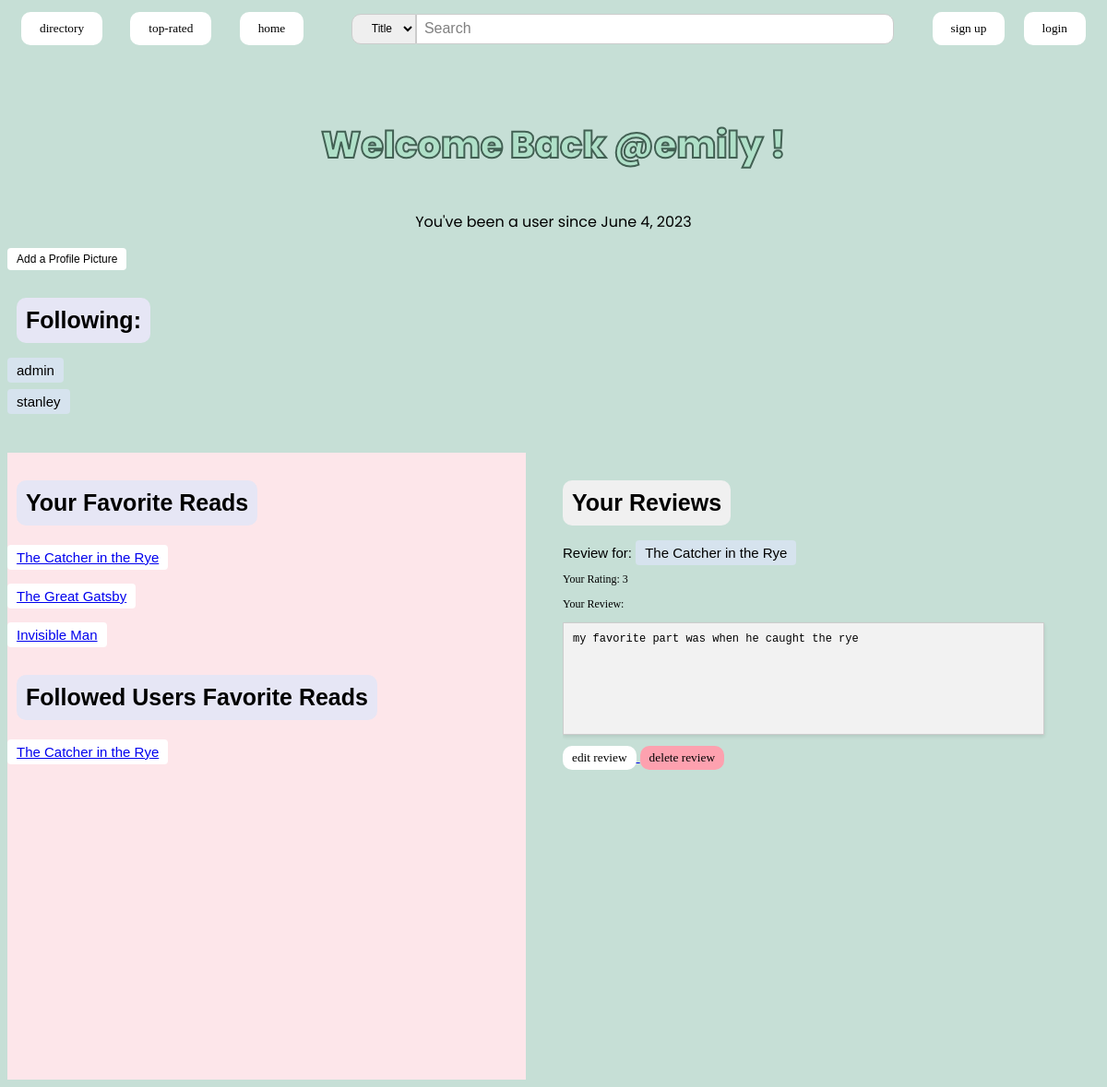
Page /profiles/14/page on the committed database.
### profiles/models.py (models this page shows, shortened)
class UserProfile(models.Model):
    user = models.ForeignKey(User, on_delete=models.CASCADE, blank=True, default=0, related_name="profile")
    profile_picture = models.ImageField(upload_to='profile_pictures/', blank=True, null=True)
    favorite_books = models.ManyToManyField(Book, blank=True)
    followed_users = models.ManyToManyField("self", blank=True, symmetrical=False)

### books/models.py (models this page shows, shortened)
class Book(models.Model):
    title = models.CharField(max_length=200, blank=False)
    author = models.CharField(max_length=200)
    pub_year = models.IntegerField(default=-1, blank=True)
    isbn = models.CharField(max_length=13, blank=True)

### reviews/models.py (models this page shows)
class Review(models.Model):
    user = models.ForeignKey(User, on_delete=models.CASCADE, blank=True)
    book = models.ForeignKey(Book, on_delete=models.CASCADE)
    rating = models.IntegerField(blank=False, default=0)
    text = models.CharField(blank=False,max_length=500)
    images = models.ImageField(upload_to='review_images/',blank=True)
    likes=models.ManyToManyField(User, related_name='liked_reviews', blank=True)
    dislikes=models.ManyToManyField(User, related_name='disliked_reviews', blank=True)

### profiles/views.py (the view)
# urls.py: path("<int:user_id>/page", views.user_profile, name="user-profile"),
def user_profile(request, user_id):
    profile_user = User.objects.get(pk=user_id)
    if profile_user is not None:
        try:
            profile = UserProfile.objects.filter(user=profile_user)[0]
        except:
            profile = UserProfile.objects.create(user=profile_user)
        reviews = Review.objects.filter(user=profile_user)
        followed_fav_books = set()
        for followed_user in profile.followed_users.all():
            for book in followed_user.favorite_books.all():
                if book not in followed_fav_books:
                    followed_fav_books.add(book)
        context =  {
            'profile_user': profile_user,
            'reviews': reviews,
            'profile': profile,
            'followed_fav_books': followed_fav_books,
        }
        return render(request, 'profiles/user-profile.html', context)
    return None

### templates/profiles/user-profile.html (shortened to what this page needs)
{% extends "base.html" %}
{% block content %}
    <h2 class = "user-back">Welcome Back @{{profile_user.username}} !</h2>
    <p class = "date-userhood">You've been a user since {{profile_user.date_joined.date}}</p>
    <form method="post" enctype="multipart/form-data">
        <a class = "add-pfp" href="{% url 'profiles:upload_profile_picture' profile_user.id %}">Add a Profile Picture </a>
    </form>
    <h2 class="header-1">Following:</h2>
    {% for followed_user in profile.followed_users.all %}
    <p><a class="rand-title" href="{% url 'profiles:profile' followed_user.user_id %}">{{ followed_user.user.username }}</a></p>
    {% empty %}
    <p>None</p>
    {% endfor %}
    <div class="grid-container">
        <div class="left-s">
          <h2 class="header-1">Your Favorite Reads</h2>
          {% for book in profile.favorite_books.all %}
          <p class="my-fav-book"><a href="{% url 'books:view_book' book.id %}">{{ book.title }}</a></p>
          {% empty %}
          <p class="my-fav-book">No favorite books.</p>
          {% endfor %}
          <h2 class="header-1">Followed Users Favorite Reads</h2>
          {% for book in followed_fav_books %}
              <p class="my-fav-book"><a href="{% url 'books:view_book' book.id %}">{{ book.title }}</a></p>
          {% empty %}
              <p class="my-fav-book">No favorite books.</p>
          {% endfor %}
        </div>
        <div class="right-s">
          <h2 class="header-2">Your Reviews</h2>
          {% for review in reviews %}
          <div class="review-row">
            <div class="review-books">
              <b class="rev-for">Review for: <a class="rand-title" href="{% url 'books:view_book' review.book.id %}">{{review.book.title}}</a></b>
            </div>
            <div class="review-contents">
              <p class="rating-prof">Your Rating: {{review.rating}}</p>
              <p class="rating-prof">Your Review:</p>
              <p class="user-rev">{{review.text}}</p>
              <a href="{% url 'books:edit_review' review.book.id %}">
                <button type="edit-rev" class="edit-rev">Edit Review</button>
              </a>
              <a href="{% url 'books:edit_review' review.book.id %}">
                <button type="delete-rev" class="rev-button delete-button">Delete Review</button>
              </a>
            </div>
          </div>
          {% endfor %}
        </div>
      </div>
{% endblock %}

### static/css/stars.css (style rules this page uses)
:root { --star-color: #fff; --star-background: #fc0; }

### static/css/base.css (style rules this page uses)
body { background-color: #c6dfd6; }

### static/css/book.css (style rules this page uses)
.rev-button { display: inline-block; font-family: Verdana; text-transform: lowercase; color: black; background-color: white; padding: 5px 10px; border: none; border-radius: 10px; text-align: center; text-decoration: none; cursor: pointer; }
.user-rev { background-color: #f2f2f2; padding: 10px; border: 1px solid #ccc; box-shadow: 0 2px 4px rgba(0, 0, 0, 0.1); font-family: 'Courier New', Courier, monospace; font-size: 12px; max-width: 500px; min-height: 100px; }
.delete-button { background-color:rgb(253, 161, 175); }

### static/css/user_profile.css (style rules this page uses)
.user-back { text-align:center; -webkit-text-stroke: 2px #426053; font-family: 'Poppins'; font-style: normal; font-weight: 400; font-size: 40px; line-height: 75px; color: #afe0c8; font-size: 40px; font-family:"Poppins", sans-serif; font-weight: 800; }
.date-userhood { font-family:"Poppins", sans-serif; text-align: center; }
.my-fav-book { padding: 5px 10px; background-color: white; color: black; text-decoration: none; border-radius: 4px; font-family:Verdana, Geneva, Tahoma, sans-serif; font-weight:normal; font-size: 15px; max-width:fit-content; }
.rev-for { font-family:Verdana, Geneva, Tahoma, sans-serif; font-weight:normal; font-size: 15px; }
.rand-title { padding: 5px 10px; background-color: rgb(214, 227, 238); color: black; text-decoration: none; border-radius: 4px; font-family:Verdana, Geneva, Tahoma, sans-serif; font-weight:normal; font-size: 15px; max-width:fit-content; }
form { align-items: center; justify-content: center; }
.add-pfp { padding: 5px 10px; background-color: white; color: black; text-decoration: none; border-radius: 4px; font-family:Verdana, Geneva, Tahoma, sans-serif; font-weight:normal; font-size: 12px; max-width:fit-content; display: inline-block; }
.grid-container { padding-top: 30px; display: grid; grid-template-columns: 1fr 1fr; gap: 20px; }
.left-s { flex: 1; margin-right: 20px; background-color: rgb(253, 230, 234); }
.right-s { flex: 1; height: 85vh; overflow: auto; }
.rating-prof { font-family:Verdana; font-size: 12px; }
.header-1 { padding:10px; font-family: 'Trebuchet MS', 'Lucida Sans Unicode', 'Lucida Grande', 'Lucida Sans', Arial, sans-serif; font-size: 25px; background-color: #e6e6f5; border-radius: 10px; max-width: fit-content; margin-top: 30px; margin-left:10px; }
.header-2 { padding:10px; font-family: 'Trebuchet MS', 'Lucida Sans Unicode', 'Lucida Grande', 'Lucida Sans', Arial, sans-serif; font-size: 25px; background-color: #F0F0F0; border-radius: 10px; max-width: fit-content; margin-top: 30px; }
.edit-rev { font-family: Verdana; text-transform: lowercase; color: black; background-color: white; padding: 5px 10px; border: none; border-radius: 10px; text-align: center; text-decoration: none; cursor: pointer; margin-bottom:20px; }

### rows in the picture
UserProfile: user.username "admin"
UserProfile: user.username "stanley"
Book: title "The Catcher in the Rye"
Book: title "The Great Gatsby"
Book: title "Invisible Man"
Review: book "The Catcher in the Rye", rating "3", text "my favorite part was when he caught the rye"

### other values in the picture
{{ profile_user.username }} "emily"
{{ profile_user.date_joined.date }} "June 4, 2023"
